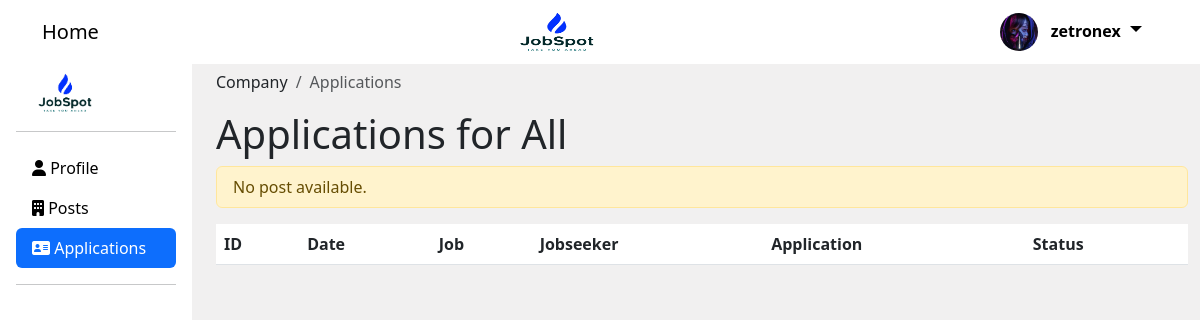
Screenshot of /pages/CompanyPages/application.php (signed in) with the database file from the repository.
### tables this page shows
CREATE TABLE `company` (
  `companyID` int(11) NOT NULL,
  `companyname` varchar(50) NOT NULL,
  `email` varchar(50) NOT NULL,
  `address` varchar(30) NOT NULL,
  `description` text NOT NULL,
  `password` varchar(255) NOT NULL,
  `profilePic` varchar(255) DEFAULT NULL,
  `coverPic` varchar(255) DEFAULT NULL,
  `employee` int(11) NOT NULL
);

### pages/CompanyPages/application.php (the view, shortened to what this page needs)
<?php
$dbcon = new DbConnector();
$id = $_SESSION['companyID'];
try {
    $con = $dbcon->getConnection();
    $query = "SELECT companyID,companyname,profilePic FROM company WHERE companyID = ? ";
    $pstmt = $con->prepare($query);
    $pstmt->bindValue(1, $id);
    $pstmt->execute();
    $comp = $pstmt->fetchAll(PDO::FETCH_OBJ);
    foreach ($comp as $row) {
        $companyname1 = $row->companyname;
        $profilePic1 = $row->profilePic;
    };
    if ($profilePic1 === null) {
        $profil = '../../img/userDefault.jpg';
    } else {
        $profil = $profilePic1;
    }
?>
    <!DOCTYPE html>
    <html>
    <head>
        <link href="https://cdn.jsdelivr.net/npm/bootstrap@5.3.0-alpha3/dist/css/bootstrap.min.css" rel="stylesheet">
        <link rel="stylesheet" href="https://cdnjs.cloudflare.com/ajax/libs/font-awesome/6.4.0/css/all.min.css" />
        <link rel="stylesheet" href="../../css/maincss.css" />
    </head>
    <body>
        <nav class="navbar navbar-expand-lg bg-white fixed-top">
            <div class="container">
                <div>
                    <a class="navbar-brand " href="../../index.php">Home</a>
                </div>
                <div class="justify-content-center ">
                    <ul class="navbar-nav">
                        <li class="nav-item">
                            <img src="../../img/logo.png" width="137px" height="43px" alt="jobspot" />
                        </li>
                    </ul>
                </div>
                <div class="d-flex align-items-center">
                    <div class="dropdown ">
                        <dvi class="" type="button" data-bs-toggle="dropdown" aria-expanded="false">
                            <a class="navbar-brand  dropdown-toggle" href="" type="button" data-bs-toggle="tooltip" data-bs-title=" click here to logout" data-bs-placement="left" data-bs-title="Tooltip on left"> <img src="<?php echo $profil; ?>" alt="avatar" class="rounded-circle me-2 " style="width: 38px; height: 38px; object-fit: cover" />
                                <span class="fw-bold fs-6">
                                    <?php echo $companyname1; ?>
                                </span>
                            </a>
                        </dvi>
                    </div>
                </div>
            </div>
        </nav>
        <div class="row">
            <div class="col-1 col-lg-2 d-block sidebar ">
                <div class=" h-100 fixed-top overflow-hidden" style="padding-top: 56px;min-width: 10rem;max-width: 12rem;z-index: 4">
                    <div class="d-flex flex-column flex-shrink-0 p-3 d-none d-lg-block vh-100 bg-white " style="max-width: 20rem">
                        <a href="../../index.php" class="d-flex align-items-center mb-3 mb-md-0 me-md-auto link-body-emphasis text-decoration-none">
                            <img src="../../img/logo.png" height="43px" alt="jobspot" />
                        </a>
                        <hr>
                        <ul class="nav nav-pills flex-column mb-auto">
                            <li class="nav-item">
                                <a href="./companyProfile.php" class="nav-link link-body-emphasis" aria-current="page">
                                    <i class="fa-solid fa-user"></i>
                                    Profile
                                </a>
                            </li>
                            <li>
                                <a href="./posts.php" class="nav-link link-body-emphasis">
                                    <i class="fa-solid fa-building"></i>
                                    Posts
                                </a>
                            </li>
                            <li>
                                <div class="nav-link active" aria-current="page" style="cursor: pointer;">
                                    <i class="fa-solid fa-address-card"></i>
                                    Applications
                                </div>
                            </li>
                        </ul>
                        <hr>
                    </div>
                </div>
            </div>
            <div class="col-11 ml-sm-auto col-lg-10 px-4 " style="padding-top: 70px; z-index:5">
                <nav aria-label="breadcrumb">
                    <ol class="breadcrumb">
                        <li class="breadcrumb-item">Company</li>
                        <li class="breadcrumb-item active" aria-current="page">Applications</li>
                    </ol>
                </nav>
                <h1>Applications
                    <?php if (isset($_POST['id']) && !empty($_POST['id'])) {
                        echo " for postID : " . $_POST['id'];
                    } else {
                        echo " for All";
                    } ?>
                </h1>
                <table class="table table-hover bg-white rounded">
                    <thead>
                        <tr>
                            <th scope="col">ID</th>
                            <th scope="col">Date</th>
                            <th scope="col">Job</th>
                            <th scope="col">Jobseeker</th>
                            <th scope="col">Application</th>
                            <th scope="col">Status</th>
                        </tr>
                    </thead>
                    <tbody>
                        <?php
                        if (isset($_POST['id']) && !empty($_POST['id'])) {
                            $query = "SELECT * FROM application JOIN jobseeker ON application.userID = jobseeker.userID JOIN job ON application.jobID = job.jobID WHERE application.companyID = ? AND job.jobID = ? ";
                            $pstmt1 = $con->prepare($query);
                            $pstmt1->bindValue(1, $id);
                            $pstmt1->bindValue(2, $_POST['id']);
                        } else {
                            $query = "SELECT * FROM application JOIN jobseeker ON application.userID = jobseeker.userID JOIN job ON application.jobID = job.jobID WHERE application.companyID = ?;";
                            $pstmt1 = $con->prepare($query);
                            $pstmt1->bindValue(1, $id);
                        }
                        $pstmt1->execute();
                        $rs = $pstmt1->fetchAll(PDO::FETCH_OBJ);
                        ?>
                        <?php
                        if (empty($rs)) {
                            echo "
          <div class='alert alert-warning py-2' role='alert'>
          No post available.
          </div> ";
                        }
                        ?>
                    </tbody>
                </table>
            </div>
        </div>
    </body>
<?php
} catch (PDOException $exc) {
    echo $exc->getMessage();
}
?>
</body>
    </html>

### css/maincss.css (style rules this page uses)
body { background-color: #F1F0F0; overflow-x: hidden; }

### pages/CompanyPages/application.php (style rules this page uses)
body { background-color: #F1F0F0; overflow-x: hidden; }

### rows the page displays
company: profilePic (picture), companyname "zetronex"
